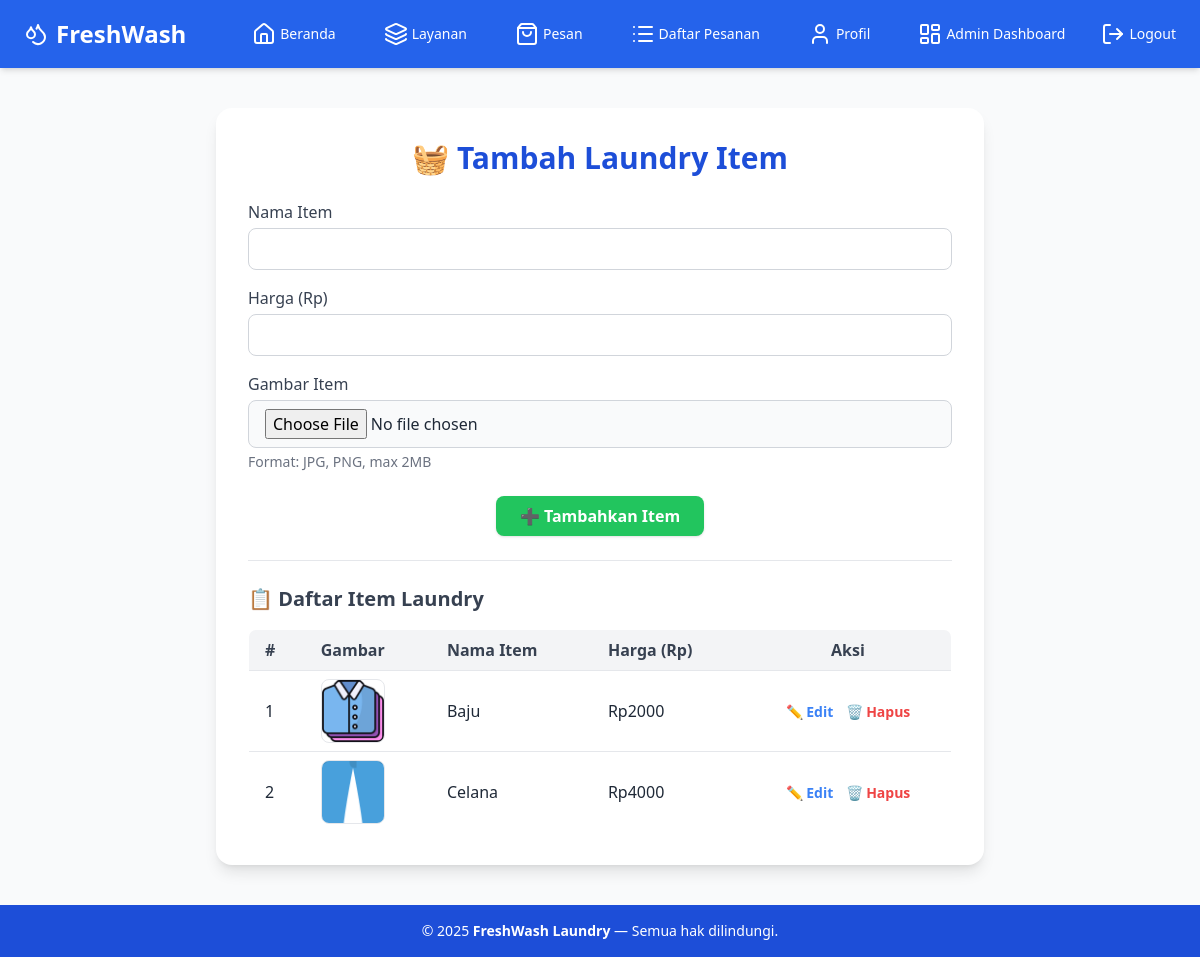
The app's page /api/add-item/ (signed in) with its own data.
### orders/models.py (models this page shows, shortened)
class LaundryItem(models.Model):
    name = models.CharField(max_length=100)
    price = models.DecimalField(max_digits=10, decimal_places=2)
    image = models.ImageField(upload_to='laundry_items/', blank=True, null=True)

### orders/views.py (the view, shortened to what this page needs)
# urls.py: path('add-item/', views.add_laundry_item, name='add_laundry_item'),
@login_required
@user_passes_test(admin_required)
def add_laundry_item(request):
    laundry_items = LaundryItem.objects.all()
    return render(request, "orders/add_laundry_item.html", {"laundry_items": laundry_items})

### orders/views.py (called while the page is built)
def admin_required(user):
    return user.is_staff

### orders/templates/orders/add_laundry_item.html (shortened to what this page needs)
{% extends 'base.html' %}
{% load static %}
{% block content %}
<div class="max-w-3xl mx-auto mt-10 bg-white p-8 rounded-2xl shadow-lg">
  <h1 class="text-3xl font-bold text-blue-700 mb-6 text-center">🧺 Tambah Laundry Item</h1>
  <form method="post" enctype="multipart/form-data" class="mb-6">
    <div class="mb-4">
      <label class="block font-medium text-gray-700 mb-1">Nama Item</label>
      <input type="text" name="name" required
        class="w-full border border-gray-300 rounded-lg px-4 py-2 focus:ring-2 focus:ring-blue-400">
    </div>
    <div class="mb-4">
      <label class="block font-medium text-gray-700 mb-1">Harga (Rp)</label>
      <input type="number" name="price" required min="0"
        class="w-full border border-gray-300 rounded-lg px-4 py-2 focus:ring-2 focus:ring-blue-400">
    </div>
    <div class="mb-4">
      <label class="block font-medium text-gray-700 mb-1">Gambar Item</label>
      <input type="file" name="image" accept="image/*"
        class="w-full border border-gray-300 rounded-lg px-4 py-2 bg-gray-50 cursor-pointer focus:ring-2 focus:ring-blue-400">
      <p class="text-sm text-gray-500 mt-1">Format: JPG, PNG, max 2MB</p>
    </div>
    <div class="text-center mt-6">
      <button type="submit"
        class="bg-green-500 hover:bg-green-600 text-white font-semibold px-6 py-2 rounded-lg transition-all duration-300 shadow">
        ➕ Tambahkan Item
      </button>
    </div>
  </form>
  <hr class="my-6">
  <h2 class="text-xl font-semibold text-gray-700 mb-4">📋 Daftar Item Laundry</h2>
  <div class="overflow-x-auto">
    <table class="min-w-full border border-gray-200 rounded-lg overflow-hidden">
      <thead class="bg-gray-100 text-gray-700">
        <tr>
          <th class="px-4 py-2 text-left">#</th>
          <th class="px-4 py-2 text-left">Gambar</th>
          <th class="px-4 py-2 text-left">Nama Item</th>
          <th class="px-4 py-2 text-left">Harga (Rp)</th>
          <th class="px-4 py-2 text-center">Aksi</th>
        </tr>
      </thead>
      <tbody>
        {% for item in laundry_items %}
        <tr class="border-t hover:bg-blue-50 transition">
          <td class="px-4 py-2">{{ forloop.counter }}</td>
          <td class="px-4 py-2">
            {% if item.image %}
              <img src="{{ item.image.url }}" alt="{{ item.name }}" class="w-16 h-16 object-cover rounded-lg border">
            {% else %}
              <div class="w-16 h-16 flex items-center justify-center bg-gray-100 text-gray-400 rounded-lg border">
                ❌
              </div>
            {% endif %}
          </td>
          <td class="px-4 py-2 font-medium">{{ item.name }}</td>
          <td class="px-4 py-2">Rp{{ item.price|floatformat:0 }}</td>
          <td class="px-4 py-2 text-center space-x-2">
            <a href="{% url 'orders:edit_laundry_item' item.id %}"
              class="text-blue-500 hover:text-blue-700 font-semibold text-sm">✏️ Edit</a>
            <a href="{% url 'orders:delete_laundry_item' item.id %}"
              onclick="return confirm('Yakin ingin menghapus item ini?')"
              class="text-red-500 hover:text-red-700 font-semibold text-sm">🗑️ Hapus</a>
          </td>
        </tr>
        {% empty %}
        <tr>
          <td colspan="5" class="text-center py-4 text-gray-500">Belum ada item laundry.</td>
        </tr>
        {% endfor %}
      </tbody>
    </table>
  </div>
</div>
{% endblock %}

### records on screen
LaundryItem: image (picture), name "Baju", price "2000"
LaundryItem: image (picture), name "Celana", price "4000"
